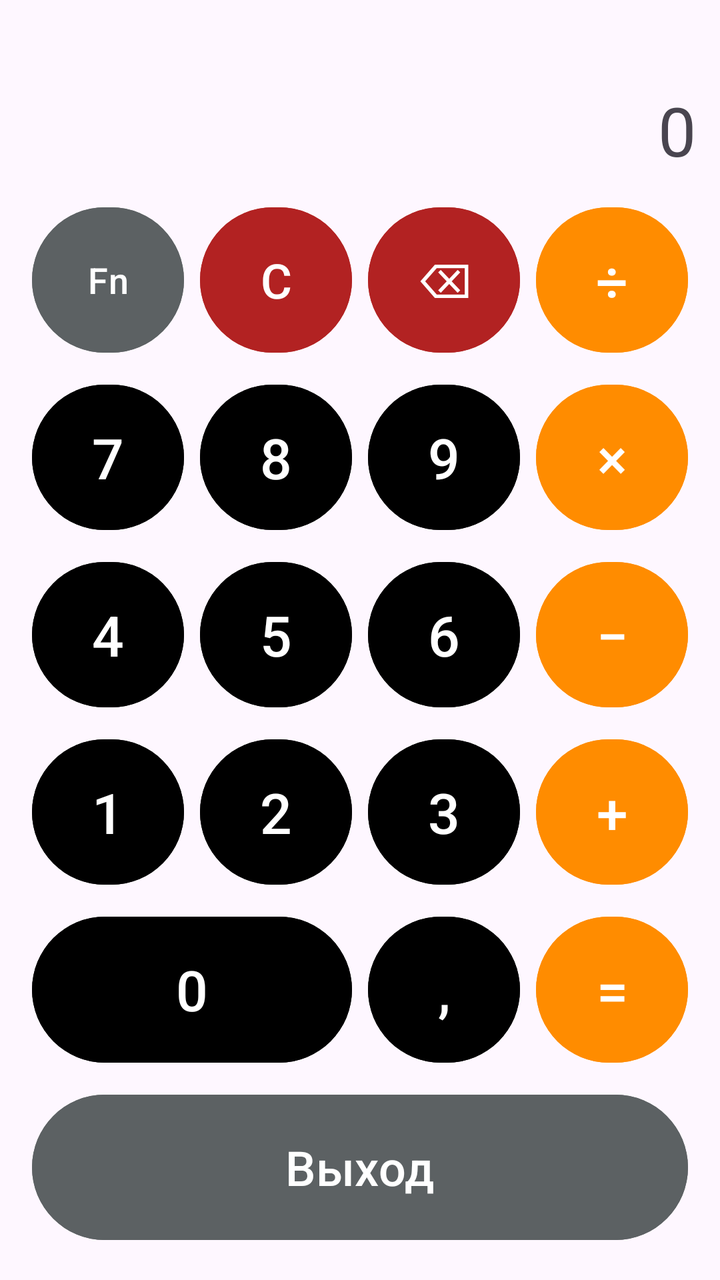
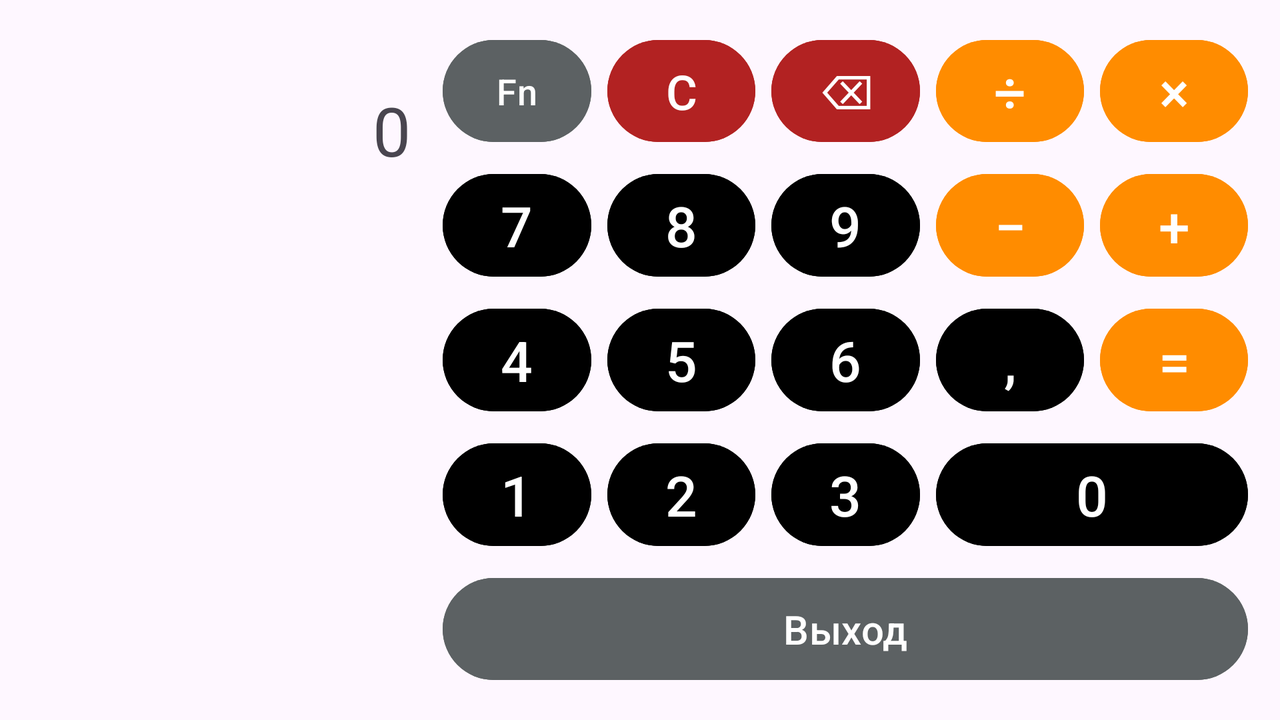

An Android layout and its configuration variant, each rendered on a device that would load it. The default file and the variant file are quoted in full after the pictures.
<!-- AndroidManifest.xml: application theme Theme.PMA_Calculator -->
<!-- res/layout/activity_main.xml -->
<?xml version="1.0" encoding="utf-8"?>
<LinearLayout xmlns:android="http://schemas.android.com/apk/res/android"
    xmlns:app="http://schemas.android.com/apk/res-auto"
    android:orientation="vertical"
    android:padding="12dp"
    android:layout_width="match_parent"
    android:layout_height="match_parent">

    <TextView
        android:id="@+id/tvExpr"
        android:layout_width="match_parent"
        android:layout_height="wrap_content"
        android:textSize="18sp"
        android:gravity="end"
        android:text="" />

    <TextView
        android:id="@+id/tvValue"
        android:layout_width="match_parent"
        android:layout_height="wrap_content"
        android:textSize="34sp"
        android:gravity="end"
        android:text="0"
        android:paddingTop="6dp"
        android:paddingBottom="8dp"
        app:autoSizeTextType="uniform"
        app:autoSizeMinTextSize="18sp"
        app:autoSizeMaxTextSize="34sp"
        app:autoSizeStepGranularity="1sp" />

    
    <LinearLayout
        android:id="@+id/panelScientific"
        android:layout_width="match_parent"
        android:layout_height="wrap_content"
        android:orientation="horizontal"
        android:visibility="gone"
        android:paddingBottom="8dp">

        <Button
            android:id="@+id/btnSin"
            android:backgroundTint="#FF8C00"
            android:layout_width="0dp"
            android:layout_height="wrap_content"
            android:layout_weight="1"
            android:text="sin"
            android:onClick="onSin"
            app:autoSizeTextType="uniform"
            app:autoSizeMinTextSize="12sp"
            app:autoSizeMaxTextSize="20sp"
            app:autoSizeStepGranularity="1sp" />

        <Button
            android:id="@+id/btnCos"
            android:backgroundTint="#FF8C00"
            android:layout_width="0dp"
            android:layout_height="wrap_content"
            android:layout_weight="1"
            android:text="cos"
            android:onClick="onCos"
            app:autoSizeTextType="uniform"
            app:autoSizeMinTextSize="12sp"
            app:autoSizeMaxTextSize="20sp"
            app:autoSizeStepGranularity="1sp" />

        <Button
            android:id="@+id/btnPow"
            android:backgroundTint="#FF8C00"
            android:layout_width="0dp"
            android:layout_height="wrap_content"
            android:layout_weight="1"
            android:text="x^y"
            android:onClick="onPow"
            app:autoSizeTextType="uniform"
            app:autoSizeMinTextSize="12sp"
            app:autoSizeMaxTextSize="20sp"
            app:autoSizeStepGranularity="1sp" />
    </LinearLayout>

    <GridLayout
        android:layout_width="match_parent"
        android:layout_height="0dp"
        android:layout_weight="1"
        android:columnCount="4"
        android:rowCount="6"
        android:useDefaultMargins="true"
        android:alignmentMode="alignMargins">

        
        <Button
            android:id="@+id/btnFunc"
            android:text="Fn"
            android:backgroundTint="#5c6163"
            android:onClick="onFunc"
            android:layout_width="0dp"
            android:layout_height="0dp"
            android:layout_columnWeight="1"
            android:layout_rowWeight="1"
            app:autoSizeTextType="uniform"
            app:autoSizeMinTextSize="10sp"
            app:autoSizeMaxTextSize="18sp"
            app:autoSizeStepGranularity="1sp" />

        <Button
            android:id="@+id/btnClear"
            android:text="C"
            android:backgroundTint="#B22222"
            android:onClick="onClear"
            android:layout_width="0dp"
            android:layout_height="0dp"
            android:layout_columnWeight="1"
            android:layout_rowWeight="1"
            app:autoSizeTextType="uniform"
            app:autoSizeMinTextSize="14sp"
            app:autoSizeMaxTextSize="24sp"
            app:autoSizeStepGranularity="1sp" />

        <Button
            android:id="@+id/btnBack"
            android:text="⌫"
            android:backgroundTint="#B22222"
            android:onClick="onBack"
            android:layout_width="0dp"
            android:layout_height="0dp"
            android:layout_columnWeight="1"
            android:layout_rowWeight="1"
            app:autoSizeTextType="uniform"
            app:autoSizeMinTextSize="14sp"
            app:autoSizeMaxTextSize="24sp"
            app:autoSizeStepGranularity="1sp" />

        <Button
            android:id="@+id/btnDiv"
            android:text="÷"
            android:backgroundTint="#FF8C00"
            android:onClick="onDiv"
            android:layout_width="0dp"
            android:layout_height="0dp"
            android:layout_columnWeight="1"
            android:layout_rowWeight="1"
            app:autoSizeTextType="uniform"
            app:autoSizeMinTextSize="16sp"
            app:autoSizeMaxTextSize="28sp"
            app:autoSizeStepGranularity="1sp" />

        
        <Button
            android:id="@+id/btn7"
            android:text="7"
            android:backgroundTint="#000000"
            android:onClick="onDigit7"
            android:layout_width="0dp"
            android:layout_height="0dp"
            android:layout_columnWeight="1"
            android:layout_rowWeight="1"
            app:autoSizeTextType="uniform"
            app:autoSizeMinTextSize="16sp"
            app:autoSizeMaxTextSize="28sp"
            app:autoSizeStepGranularity="1sp" />

        <Button
            android:id="@+id/btn8"
            android:text="8"
            android:backgroundTint="#000000"
            android:onClick="onDigit8"
            android:layout_width="0dp"
            android:layout_height="0dp"
            android:layout_columnWeight="1"
            android:layout_rowWeight="1"
            app:autoSizeTextType="uniform"
            app:autoSizeMinTextSize="16sp"
            app:autoSizeMaxTextSize="28sp"
            app:autoSizeStepGranularity="1sp" />

        <Button
            android:id="@+id/btn9"
            android:text="9"
            android:backgroundTint="#000000"
            android:onClick="onDigit9"
            android:layout_width="0dp"
            android:layout_height="0dp"
            android:layout_columnWeight="1"
            android:layout_rowWeight="1"
            app:autoSizeTextType="uniform"
            app:autoSizeMinTextSize="16sp"
            app:autoSizeMaxTextSize="28sp"
            app:autoSizeStepGranularity="1sp" />

        <Button
            android:id="@+id/btnMul"
            android:text="×"
            android:backgroundTint="#FF8C00"
            android:onClick="onMul"
            android:layout_width="0dp"
            android:layout_height="0dp"
            android:layout_columnWeight="1"
            android:layout_rowWeight="1"
            app:autoSizeTextType="uniform"
            app:autoSizeMinTextSize="16sp"
            app:autoSizeMaxTextSize="28sp"
            app:autoSizeStepGranularity="1sp" />

        
        <Button
            android:id="@+id/btn4"
            android:text="4"
            android:backgroundTint="#000000"
            android:onClick="onDigit4"
            android:layout_width="0dp"
            android:layout_height="0dp"
            android:layout_columnWeight="1"
            android:layout_rowWeight="1"
            app:autoSizeTextType="uniform"
            app:autoSizeMinTextSize="16sp"
            app:autoSizeMaxTextSize="28sp"
            app:autoSizeStepGranularity="1sp" />

        <Button
            android:id="@+id/btn5"
            android:text="5"
            android:backgroundTint="#000000"
            android:onClick="onDigit5"
            android:layout_width="0dp"
            android:layout_height="0dp"
            android:layout_columnWeight="1"
            android:layout_rowWeight="1"
            app:autoSizeTextType="uniform"
            app:autoSizeMinTextSize="16sp"
            app:autoSizeMaxTextSize="28sp"
            app:autoSizeStepGranularity="1sp" />

        <Button
            android:id="@+id/btn6"
            android:text="6"
            android:backgroundTint="#000000"
            android:onClick="onDigit6"
            android:layout_width="0dp"
            android:layout_height="0dp"
            android:layout_columnWeight="1"
            android:layout_rowWeight="1"
            app:autoSizeTextType="uniform"
            app:autoSizeMinTextSize="16sp"
            app:autoSizeMaxTextSize="28sp"
            app:autoSizeStepGranularity="1sp" />

        <Button
            android:id="@+id/btnSub"
            android:text="−"
            android:backgroundTint="#FF8C00"
            android:onClick="onSub"
            android:layout_width="0dp"
            android:layout_height="0dp"
            android:layout_columnWeight="1"
            android:layout_rowWeight="1"
            app:autoSizeTextType="uniform"
            app:autoSizeMinTextSize="16sp"
            app:autoSizeMaxTextSize="28sp"
            app:autoSizeStepGranularity="1sp" />

        
        <Button
            android:id="@+id/btn1"
            android:text="1"
            android:backgroundTint="#000000"
            android:onClick="onDigit1"
            android:layout_width="0dp"
            android:layout_height="0dp"
            android:layout_columnWeight="1"
            android:layout_rowWeight="1"
            app:autoSizeTextType="uniform"
            app:autoSizeMinTextSize="16sp"
            app:autoSizeMaxTextSize="28sp"
            app:autoSizeStepGranularity="1sp" />

        <Button
            android:id="@+id/btn2"
            android:text="2"
            android:backgroundTint="#000000"
            android:onClick="onDigit2"
            android:layout_width="0dp"
            android:layout_height="0dp"
            android:layout_columnWeight="1"
            android:layout_rowWeight="1"
            app:autoSizeTextType="uniform"
            app:autoSizeMinTextSize="16sp"
            app:autoSizeMaxTextSize="28sp"
            app:autoSizeStepGranularity="1sp" />

        <Button
            android:id="@+id/btn3"
            android:text="3"
            android:backgroundTint="#000000"
            android:onClick="onDigit3"
            android:layout_width="0dp"
            android:layout_height="0dp"
            android:layout_columnWeight="1"
            android:layout_rowWeight="1"
            app:autoSizeTextType="uniform"
            app:autoSizeMinTextSize="16sp"
            app:autoSizeMaxTextSize="28sp"
            app:autoSizeStepGranularity="1sp" />

        <Button
            android:id="@+id/btnAdd"
            android:text="+"
            android:backgroundTint="#FF8C00"
            android:onClick="onAdd"
            android:layout_width="0dp"
            android:layout_height="0dp"
            android:layout_columnWeight="1"
            android:layout_rowWeight="1"
            app:autoSizeTextType="uniform"
            app:autoSizeMinTextSize="16sp"
            app:autoSizeMaxTextSize="28sp"
            app:autoSizeStepGranularity="1sp" />

        
        <Button
            android:id="@+id/btn0"
            android:text="0"
            android:backgroundTint="#000000"
            android:onClick="onDigit0"
            android:layout_width="0dp"
            android:layout_height="0dp"
            android:layout_columnWeight="2"
            android:layout_rowWeight="1"
            android:layout_columnSpan="2"
            app:autoSizeTextType="uniform"
            app:autoSizeMinTextSize="16sp"
            app:autoSizeMaxTextSize="28sp"
            app:autoSizeStepGranularity="1sp" />

        <Button
            android:id="@+id/btnComma"
            android:text=","
            android:backgroundTint="#000000"
            android:onClick="onComma"
            android:layout_width="0dp"
            android:layout_height="0dp"
            android:layout_columnWeight="1"
            android:layout_rowWeight="1"
            app:autoSizeTextType="uniform"
            app:autoSizeMinTextSize="16sp"
            app:autoSizeMaxTextSize="28sp"
            app:autoSizeStepGranularity="1sp" />

        <Button
            android:id="@+id/btnEq"
            android:text="="
            android:backgroundTint="#FF8C00"
            android:onClick="onEq"
            android:layout_width="0dp"
            android:layout_height="0dp"
            android:layout_columnWeight="1"
            android:layout_rowWeight="1"
            app:autoSizeTextType="uniform"
            app:autoSizeMinTextSize="16sp"
            app:autoSizeMaxTextSize="28sp"
            app:autoSizeStepGranularity="1sp" />

        
        
        <Button
            android:id="@+id/btnExit"
            android:text="Выход"
            android:backgroundTint="#5c6163"
            android:onClick="onExit"
            android:layout_width="0dp"
            android:layout_height="0dp"
            android:layout_columnWeight="4"
            android:layout_rowWeight="1"
            android:layout_columnSpan="4"
            app:autoSizeTextType="uniform"
            app:autoSizeMinTextSize="14sp"
            app:autoSizeMaxTextSize="24sp"
            app:autoSizeStepGranularity="1sp" />

    </GridLayout>

</LinearLayout>
<!-- resources referenced by this layout -->
<resources>
  <style name="Theme.PMA_Calculator" parent="Base.Theme.PMA_Calculator" />
  <style name="Base.Theme.PMA_Calculator" parent="Theme.Material3.DayNight.NoActionBar">
          
          
      </style>
</resources>
<!-- res/layout-land/activity_main.xml (the repository's variant of the layout above) -->
<!-- drawn on the phone turned sideways -->
<?xml version="1.0" encoding="utf-8"?>
<LinearLayout xmlns:android="http://schemas.android.com/apk/res/android"
    xmlns:app="http://schemas.android.com/apk/res-auto"
    android:orientation="horizontal"
    android:padding="12dp"
    android:layout_width="match_parent"
    android:layout_height="match_parent">

    
    <LinearLayout
        android:orientation="vertical"
        android:layout_width="0dp"
        android:layout_height="match_parent"
        android:layout_weight="1"
        android:paddingEnd="12dp">

        <TextView
            android:id="@+id/tvExpr"
            android:layout_width="match_parent"
            android:layout_height="wrap_content"
            android:textSize="18sp"
            android:gravity="end"
            android:text="" />

        <TextView
            android:id="@+id/tvValue"
            android:layout_width="match_parent"
            android:layout_height="wrap_content"
            android:textSize="34sp"
            android:gravity="end"
            android:text="0"
            android:paddingTop="6dp"
            android:paddingBottom="8dp"
            app:autoSizeTextType="uniform"
            app:autoSizeMinTextSize="18sp"
            app:autoSizeMaxTextSize="34sp"
            app:autoSizeStepGranularity="1sp" />

        
        <LinearLayout
            android:id="@+id/panelScientific"
            android:layout_width="match_parent"
            android:layout_height="wrap_content"
            android:orientation="horizontal"
            android:visibility="gone"
            android:paddingTop="8dp">

            <Button
                android:id="@+id/btnSin"
                android:backgroundTint="#FF8C00"
                android:layout_width="0dp"
                android:layout_height="wrap_content"
                android:layout_weight="1"
                android:text="sin"
                android:onClick="onSin"
                app:autoSizeTextType="uniform"
                app:autoSizeMinTextSize="12sp"
                app:autoSizeMaxTextSize="20sp"
                app:autoSizeStepGranularity="1sp" />

            <Button
                android:id="@+id/btnCos"
                android:backgroundTint="#FF8C00"
                android:layout_width="0dp"
                android:layout_height="wrap_content"
                android:layout_weight="1"
                android:text="cos"
                android:onClick="onCos"
                app:autoSizeTextType="uniform"
                app:autoSizeMinTextSize="12sp"
                app:autoSizeMaxTextSize="20sp"
                app:autoSizeStepGranularity="1sp" />

            <Button
                android:id="@+id/btnPow"
                android:backgroundTint="#FF8C00"
                android:layout_width="0dp"
                android:layout_height="wrap_content"
                android:layout_weight="1"
                android:text="x^y"
                android:onClick="onPow"
                app:autoSizeTextType="uniform"
                app:autoSizeMinTextSize="12sp"
                app:autoSizeMaxTextSize="20sp"
                app:autoSizeStepGranularity="1sp" />
        </LinearLayout>
    </LinearLayout>

    
    <GridLayout
        android:layout_width="0dp"
        android:layout_height="match_parent"
        android:layout_weight="2"
        android:columnCount="5"
        android:rowCount="5"
        android:useDefaultMargins="true"
        android:alignmentMode="alignMargins">

        
        <Button
            android:id="@+id/btnFunc"
            android:text="Fn"
            android:backgroundTint="#5c6163"
            android:onClick="onFunc"
            android:layout_width="0dp"
            android:layout_height="0dp"
            android:layout_columnWeight="1"
            android:layout_rowWeight="1"
            app:autoSizeTextType="uniform"
            app:autoSizeMinTextSize="10sp"
            app:autoSizeMaxTextSize="18sp"
            app:autoSizeStepGranularity="1sp" />

        <Button
            android:id="@+id/btnClear"
            android:text="C"
            android:backgroundTint="#B22222"
            android:onClick="onClear"
            android:layout_width="0dp"
            android:layout_height="0dp"
            android:layout_columnWeight="1"
            android:layout_rowWeight="1"
            app:autoSizeTextType="uniform"
            app:autoSizeMinTextSize="14sp"
            app:autoSizeMaxTextSize="24sp"
            app:autoSizeStepGranularity="1sp" />

        <Button
            android:id="@+id/btnBack"
            android:text="⌫"
            android:backgroundTint="#B22222"
            android:onClick="onBack"
            android:layout_width="0dp"
            android:layout_height="0dp"
            android:layout_columnWeight="1"
            android:layout_rowWeight="1"
            app:autoSizeTextType="uniform"
            app:autoSizeMinTextSize="14sp"
            app:autoSizeMaxTextSize="24sp"
            app:autoSizeStepGranularity="1sp" />

        <Button
            android:id="@+id/btnDiv"
            android:text="÷"
            android:backgroundTint="#FF8C00"
            android:onClick="onDiv"
            android:layout_width="0dp"
            android:layout_height="0dp"
            android:layout_columnWeight="1"
            android:layout_rowWeight="1"
            app:autoSizeTextType="uniform"
            app:autoSizeMinTextSize="16sp"
            app:autoSizeMaxTextSize="28sp"
            app:autoSizeStepGranularity="1sp" />

        <Button
            android:id="@+id/btnMul"
            android:text="×"
            android:backgroundTint="#FF8C00"
            android:onClick="onMul"
            android:layout_width="0dp"
            android:layout_height="0dp"
            android:layout_columnWeight="1"
            android:layout_rowWeight="1"
            app:autoSizeTextType="uniform"
            app:autoSizeMinTextSize="16sp"
            app:autoSizeMaxTextSize="28sp"
            app:autoSizeStepGranularity="1sp" />

        
        <Button
            android:id="@+id/btn7"
            android:text="7"
            android:backgroundTint="#000000"
            android:onClick="onDigit7"
            android:layout_width="0dp"
            android:layout_height="0dp"
            android:layout_columnWeight="1"
            android:layout_rowWeight="1"
            app:autoSizeTextType="uniform"
            app:autoSizeMinTextSize="16sp"
            app:autoSizeMaxTextSize="28sp"
            app:autoSizeStepGranularity="1sp" />

        <Button
            android:id="@+id/btn8"
            android:text="8"
            android:backgroundTint="#000000"
            android:onClick="onDigit8"
            android:layout_width="0dp"
            android:layout_height="0dp"
            android:layout_columnWeight="1"
            android:layout_rowWeight="1"
            app:autoSizeTextType="uniform"
            app:autoSizeMinTextSize="16sp"
            app:autoSizeMaxTextSize="28sp"
            app:autoSizeStepGranularity="1sp" />

        <Button
            android:id="@+id/btn9"
            android:text="9"
            android:backgroundTint="#000000"
            android:onClick="onDigit9"
            android:layout_width="0dp"
            android:layout_height="0dp"
            android:layout_columnWeight="1"
            android:layout_rowWeight="1"
            app:autoSizeTextType="uniform"
            app:autoSizeMinTextSize="16sp"
            app:autoSizeMaxTextSize="28sp"
            app:autoSizeStepGranularity="1sp" />

        <Button
            android:id="@+id/btnSub"
            android:text="−"
            android:backgroundTint="#FF8C00"
            android:onClick="onSub"
            android:layout_width="0dp"
            android:layout_height="0dp"
            android:layout_columnWeight="1"
            android:layout_rowWeight="1"
            app:autoSizeTextType="uniform"
            app:autoSizeMinTextSize="16sp"
            app:autoSizeMaxTextSize="28sp"
            app:autoSizeStepGranularity="1sp" />

        <Button
            android:id="@+id/btnAdd"
            android:text="+"
            android:backgroundTint="#FF8C00"
            android:onClick="onAdd"
            android:layout_width="0dp"
            android:layout_height="0dp"
            android:layout_columnWeight="1"
            android:layout_rowWeight="1"
            app:autoSizeTextType="uniform"
            app:autoSizeMinTextSize="16sp"
            app:autoSizeMaxTextSize="28sp"
            app:autoSizeStepGranularity="1sp" />

        
        <Button
            android:id="@+id/btn4"
            android:text="4"
            android:backgroundTint="#000000"
            android:onClick="onDigit4"
            android:layout_width="0dp"
            android:layout_height="0dp"
            android:layout_columnWeight="1"
            android:layout_rowWeight="1"
            app:autoSizeTextType="uniform"
            app:autoSizeMinTextSize="16sp"
            app:autoSizeMaxTextSize="28sp"
            app:autoSizeStepGranularity="1sp" />

        <Button
            android:id="@+id/btn5"
            android:text="5"
            android:backgroundTint="#000000"
            android:onClick="onDigit5"
            android:layout_width="0dp"
            android:layout_height="0dp"
            android:layout_columnWeight="1"
            android:layout_rowWeight="1"
            app:autoSizeTextType="uniform"
            app:autoSizeMinTextSize="16sp"
            app:autoSizeMaxTextSize="28sp"
            app:autoSizeStepGranularity="1sp" />

        <Button
            android:id="@+id/btn6"
            android:text="6"
            android:backgroundTint="#000000"
            android:onClick="onDigit6"
            android:layout_width="0dp"
            android:layout_height="0dp"
            android:layout_columnWeight="1"
            android:layout_rowWeight="1"
            app:autoSizeTextType="uniform"
            app:autoSizeMinTextSize="16sp"
            app:autoSizeMaxTextSize="28sp"
            app:autoSizeStepGranularity="1sp" />

        <Button
            android:id="@+id/btnComma"
            android:text=","
            android:backgroundTint="#000000"
            android:onClick="onComma"
            android:layout_width="0dp"
            android:layout_height="0dp"
            android:layout_columnWeight="1"
            android:layout_rowWeight="1"
            app:autoSizeTextType="uniform"
            app:autoSizeMinTextSize="16sp"
            app:autoSizeMaxTextSize="28sp"
            app:autoSizeStepGranularity="1sp" />

        <Button
            android:id="@+id/btnEq"
            android:text="="
            android:backgroundTint="#FF8C00"
            android:onClick="onEq"
            android:layout_width="0dp"
            android:layout_height="0dp"
            android:layout_columnWeight="1"
            android:layout_rowWeight="1"
            app:autoSizeTextType="uniform"
            app:autoSizeMinTextSize="16sp"
            app:autoSizeMaxTextSize="28sp"
            app:autoSizeStepGranularity="1sp" />

        
        <Button
            android:id="@+id/btn1"
            android:text="1"
            android:backgroundTint="#000000"
            android:onClick="onDigit1"
            android:layout_width="0dp"
            android:layout_height="0dp"
            android:layout_columnWeight="1"
            android:layout_rowWeight="1"
            app:autoSizeTextType="uniform"
            app:autoSizeMinTextSize="16sp"
            app:autoSizeMaxTextSize="28sp"
            app:autoSizeStepGranularity="1sp" />

        <Button
            android:id="@+id/btn2"
            android:text="2"
            android:backgroundTint="#000000"
            android:onClick="onDigit2"
            android:layout_width="0dp"
            android:layout_height="0dp"
            android:layout_columnWeight="1"
            android:layout_rowWeight="1"
            app:autoSizeTextType="uniform"
            app:autoSizeMinTextSize="16sp"
            app:autoSizeMaxTextSize="28sp"
            app:autoSizeStepGranularity="1sp" />

        <Button
            android:id="@+id/btn3"
            android:text="3"
            android:backgroundTint="#000000"
            android:onClick="onDigit3"
            android:layout_width="0dp"
            android:layout_height="0dp"
            android:layout_columnWeight="1"
            android:layout_rowWeight="1"
            app:autoSizeTextType="uniform"
            app:autoSizeMinTextSize="16sp"
            app:autoSizeMaxTextSize="28sp"
            app:autoSizeStepGranularity="1sp" />

        <Button
            android:id="@+id/btn0"
            android:text="0"
            android:backgroundTint="#000000"
            android:onClick="onDigit0"
            android:layout_width="0dp"
            android:layout_height="0dp"
            android:layout_columnWeight="2"
            android:layout_rowWeight="1"
            android:layout_columnSpan="2"
            app:autoSizeTextType="uniform"
            app:autoSizeMinTextSize="16sp"
            app:autoSizeMaxTextSize="28sp"
            app:autoSizeStepGranularity="1sp" />

        <Button
            android:id="@+id/btnExit"
            android:text="Выход"
            android:backgroundTint="#5c6163"
            android:onClick="onExit"
            android:layout_width="0dp"
            android:layout_height="0dp"
            android:layout_column="0"
            android:layout_row="4"
            android:layout_columnSpan="5"
            android:layout_columnWeight="5"
            android:layout_rowWeight="1"
            app:autoSizeTextType="uniform"
            app:autoSizeMinTextSize="12sp"
            app:autoSizeMaxTextSize="20sp"
            app:autoSizeStepGranularity="1sp" />

    </GridLayout>

</LinearLayout>
